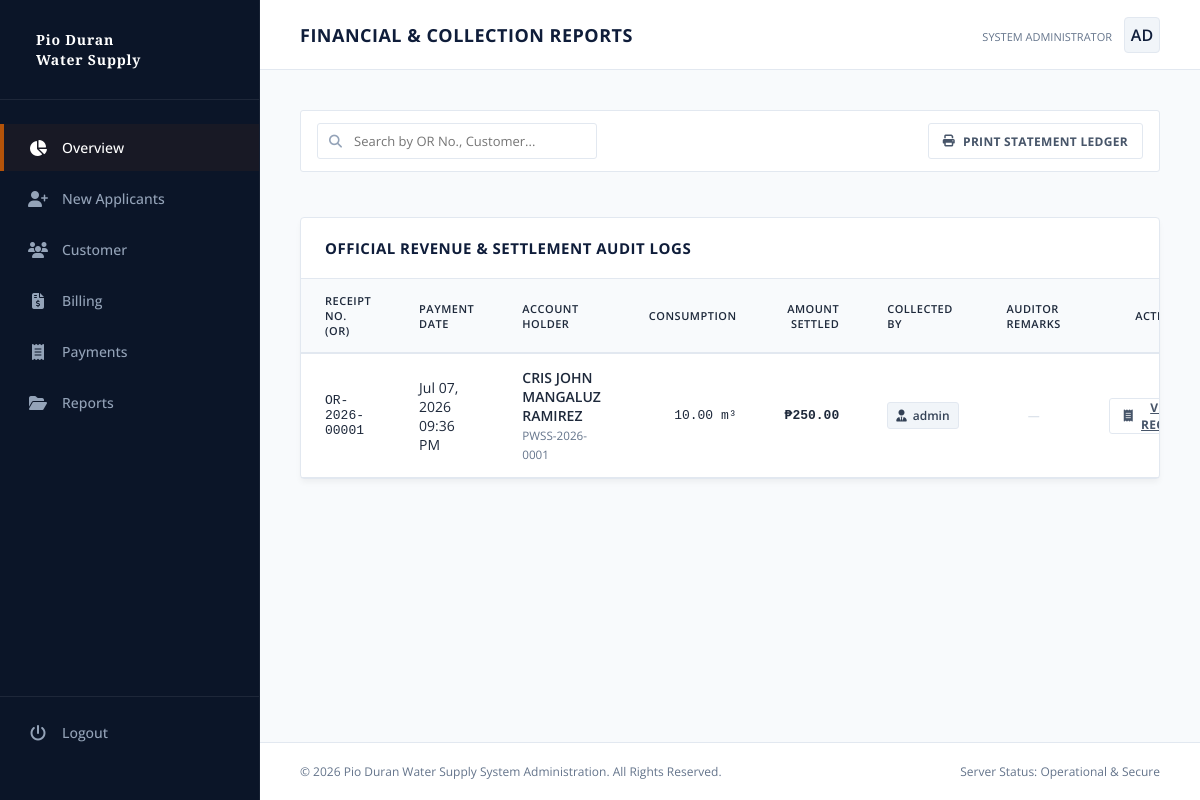
Screenshot of /pwss/reports/ (signed in) with the database file from the repository.
### core/models.py (models this page shows, shortened)
class Payment(models.Model):
    billing = models.OneToOneField(
        Billing,
        on_delete=models.CASCADE,
        related_name="payment"
    )
    receipt_number = models.CharField(
        max_length=30,
        unique=True,
        blank=True
    )
    amount_paid = models.DecimalField(
        max_digits=10,
        decimal_places=2
    )
    payment_date = models.DateTimeField(
        default=timezone.now
    )
    received_by = models.ForeignKey(
        User,
        on_delete=models.SET_NULL,
        null=True
    )
    remarks = models.TextField(
        blank=True,
        null=True
    )
    created_at = models.DateTimeField(auto_now_add=True)

class Billing(models.Model):
    STATUS_CHOICES = (
        ('unpaid', 'Unpaid'),
        ('paid', 'Paid'),
    )
    customer = models.ForeignKey(
        Customer,
        on_delete=models.CASCADE,
        related_name="billings"
    )
    billing_month = models.DateField()
    previous_reading = models.DecimalField(
        max_digits=10,
        decimal_places=2
    )
    current_reading = models.DecimalField(
        max_digits=10,
        decimal_places=2
    )
    consumption = models.DecimalField(
        max_digits=10,
        decimal_places=2,
        editable=False
    )
    rate_per_cubic = models.DecimalField(
        max_digits=10,
        decimal_places=2,
        default=Decimal("25.00")
    )
    total_amount = models.DecimalField(
        max_digits=10,
        decimal_places=2,
        editable=False
    )
    due_date = models.DateField()
    status = models.CharField(
        max_length=20,
        choices=STATUS_CHOICES,
        default="unpaid"
    )
    created_at = models.DateTimeField(auto_now_add=True)

### customer/models.py (models this page shows, shortened)
class Customer(models.Model):
    STATUS_CHOICES = (
        ('pending', 'Pending'),
        ('active', 'Active'),
        ('inactive', 'Inactive'),
        ('decline', "Decline")
    )
    user = models.OneToOneField(
        User,
        on_delete=models.CASCADE,
        related_name="customer_profile"
    )
    fullname = models.CharField(max_length=200)
    email = models.EmailField(max_length=200)
    phone = models.CharField(max_length=20)
    address = models.TextField()
    image = models.ImageField(upload_to='customer_images/', null=True, blank=True)
    status = models.CharField(max_length=20, choices=STATUS_CHOICES, default='pending')
    is_active = models.BooleanField(default=False)
    account_number = models.CharField(max_length=20, unique=True, blank=True, null=True)

### accounts/models.py (models this page shows, shortened)
class User(AbstractUser):
    ROLE_CHOICES = (
        ('admin', 'Admin'),
        ('staff', 'Staff'),
        ('customer', 'Customer')
    )
    role = models.CharField(max_length=200, choices=ROLE_CHOICES, default='customer')

### core/views.py (the view)
# urls.py: path('reports/', views.reports, name='reports'),
@login_required
def reports(request):
    payments = (
        Payment.objects
        .select_related(
            "billing",
            "billing__customer",
            "received_by"
        )
        .order_by("-payment_date")
    )
    total_collections = payments.aggregate(
        total=Sum("amount_paid")
    )["total"] or Decimal("0.00")
    total_receipts = payments.count()
    total_consumption = Decimal("0.00")
    for payment in payments:
        total_consumption += payment.billing.consumption
    context = {
        "payments": payments,
        "total_collections": total_collections,
        "total_receipts": total_receipts,
        "total_consumption": total_consumption,
    }
    return render(request, "admin/reports.html", context)

### core/templates/admin/reports.html (shortened to what this page needs)
{% extends 'admin.html' %}
{% block content %}
<header class="top-navbar">
    <div class="page-title">
        <h1 id="current-view-title">Financial & Collection Reports</h1>
    </div>
    <div class="admin-profile">
        <div class="admin-info">
            <small>System Administrator</small>
        </div>
        <div class="admin-avatar">AD</div>
    </div>
</header>
<div class="workspace">
    <div class="action-bar" style="display: flex; justify-content: space-between; align-items: center; margin-bottom: 15px; background: #ffffff; padding: 12px 16px; border: 1px solid var(--border-classic); border-radius: 3px;">
        <div class="filter-controls" style="display: flex; gap: 12px; align-items: center;">
            <div class="search-wrapper" style="position: relative; width: 280px;">
                <i class="fa-solid fa-magnifying-glass search-icon" style="position: absolute; left: 12px; top: 50%; transform: translateY(-50%); color: #94a3b8; font-size: 13px;"></i>
                <input type="text" id="reportSearch" placeholder="Search by OR No., Customer..." onkeyup="filterReportTable()" style="width: 100%; height: 36px; padding: 8px 12px 8px 36px; font-size: 13px; border: 1px solid var(--border-classic); border-radius: 3px; box-sizing: border-box;">
            </div>
        </div>
        <div class="export-actions" style="display: flex; gap: 8px;">
            <button class="btn-report-tool btn-print" onclick="window.print()">
                <i class="fa-solid fa-print"></i> Print Statement Ledger
            </button>
        </div>
    </div>
    <div class="data-section">
        <div class="section-header">
            <h3>Official Revenue & Settlement Audit Logs</h3>
        </div>
        <div class="table-container">
            <table class="classic-table" id="reportTable">
                <thead>
                    <tr>
                        <th>Receipt No. (OR)</th>
                        <th>Payment Date</th>
                        <th>Account Holder</th>
                        <th style="text-align: right;">Consumption</th>
                        <th style="text-align: right;">Amount Settled</th>
                        <th>Collected By</th>
                        <th>Auditor Remarks</th>
                        <th style="text-align: center;">Action</th>
                    </tr>
                </thead>
                <tbody>
                {% for payment in payments %}
                <tr>
                    <td class="font-mono text-bold color-navy">
                        {{ payment.receipt_number }}
                    </td>
                    <td>
                        {{ payment.payment_date|date:"M d, Y h:i A" }}
                    </td>
                    <td>
                        <div class="font-semibold">
                            {{ payment.billing.customer.fullname }}
                        </div>
                        <small class="text-muted">
                            {{ payment.billing.customer.account_number }}
                        </small>
                    </td>
                    <td style="text-align:right;" class="font-mono">
                        {{ payment.billing.consumption }} m³
                    </td>
                    <td style="text-align:right;" class="font-mono font-bold color-green">
                        ₱{{ payment.amount_paid }}
                    </td>
                    <td>
                        <span class="cashier-tag">
                            <i class="fa-solid fa-user-tie"></i>
                            {{ payment.received_by.username }}
                        </span>
                    </td>
                    <td>
                        {% if payment.remarks %}
                            <span class="remarks-text">
                                {{ payment.remarks }}
                            </span>
                        {% else %}
                            <span class="remarks-text empty-remarks">
                                —
                            </span>
                        {% endif %}
                    </td>
                    <td style="text-align:center;">
                        <a href="{% url 'official_receipt' payment.id %}"
                        class="btn-report-tool">
                            <i class="fa-solid fa-receipt"></i>
                            View Receipt
                        </a>
                    </td>
                </tr>
                {% empty %}
                <tr>
                    <td colspan="8" style="text-align:center;padding:20px;">
                        No payment records found.
                    </td>
                </tr>
                {% endfor %}
                </tbody>
            </table>
        </div>
    </div>
</div>
{% endblock %}

### core/templates/admin.html (style rules this page uses)
:root { --bg-navy: #0f1d3a; --sidebar-bg: #0b1528; --main-bg: #f8fafc; --card-bg: #ffffff; --primary-text: #1e293b; --secondary-text: #64748b; --accent-gold: #b45309; --border-classic: #e2e8f0; --accent-blue: #1d4ed8; --success-green: #15803d; }
* { margin: 0; padding: 0; box-sizing: border-box; font-family: 'Open Sans', sans-serif; }
body { background-color: var(--main-bg); color: var(--primary-text); display: flex; min-height: 100vh; overflow-x: hidden; }
.top-navbar { background-color: var(--card-bg); height: 70px; border-bottom: 1px solid var(--border-classic); display: flex; align-items: center; justify-content: space-between; padding: 0 40px; }
.page-title h1 { font-size: 18px; font-weight: 700; color: var(--bg-navy); text-transform: uppercase; letter-spacing: 0.5px; }
.admin-profile { display: flex; align-items: center; gap: 12px; }
.admin-avatar { width: 36px; height: 36px; background-color: #f1f5f9; border: 1px solid var(--border-classic); border-radius: 4px; display: flex; align-items: center; justify-content: center; color: var(--bg-navy); font-weight: 600; }
.admin-info small { font-size: 11px; color: var(--secondary-text); text-transform: uppercase; }
.workspace { padding: 40px; display: flex; flex-direction: column; gap: 30px; flex-grow: 1; }
.data-section { background-color: var(--card-bg); border: 1px solid var(--border-classic); border-radius: 4px; box-shadow: 0 4px 6px -1px rgba(0, 0, 0, 0.05); }
.section-header { padding: 20px 24px; border-bottom: 1px solid var(--border-classic); display: flex; align-items: center; justify-content: space-between; }
.section-header h3 { font-size: 15px; font-weight: 700; text-transform: uppercase; color: var(--bg-navy); letter-spacing: 0.5px; }
.table-container { width: 100%; overflow-x: auto; }
.classic-table { width: 100%; border-collapse: collapse; text-align: left; font-size: 14px; }
.classic-table th { background-color: #f8fafc; color: var(--primary-text); font-weight: 600; padding: 14px 24px; border-bottom: 2px solid var(--border-classic); text-transform: uppercase; font-size: 11px; letter-spacing: 0.5px; }
.classic-table td { padding: 14px 24px; border-bottom: 1px solid var(--border-classic); color: var(--primary-text); }

### core/templates/admin/reports.html (style rules this page uses)
.btn-report-tool { height: 36px; padding: 0 14px; font-size: 12px; font-weight: 700; text-transform: uppercase; letter-spacing: 0.3px; border-radius: 3px; cursor: pointer; display: inline-flex; align-items: center; gap: 8px; background-color: #ffffff; border: 1px solid var(--border-classic); color: #475569; transition: all 0.15s ease; }
.font-mono { font-family: monospace; font-size: 13px; }
.font-bold { font-weight: 700; }
.font-semibold { font-weight: 600; }
.color-navy { color: var(--bg-navy); }
.color-green { color: #166534; }
.text-muted { color: #64748b; }
.cashier-tag { display: inline-flex; align-items: center; gap: 6px; background-color: #f1f5f9; padding: 4px 8px; border-radius: 3px; font-size: 12px; color: #334155; font-weight: 600; border: 1px solid var(--border-classic); }
.remarks-text { display: inline-block; max-width: 220px; white-space: nowrap; overflow: hidden; text-overflow: ellipsis; font-size: 12px; color: #475569; vertical-align: middle; }
.remarks-text.empty-remarks { color: #cbd5e1; text-align: center; display: block; }

### rows the page displays
Payment: receipt_number "OR-2026-00001", payment_date "Jul 07, 2026 09:36 PM", billing.customer.fullname "CRIS JOHN MANGALUZ RAMIREZ", billing.customer.account_number "PWSS-2026-0001", billing.consumption "10.00", amount_paid "250.00", received_by.username "admin"
